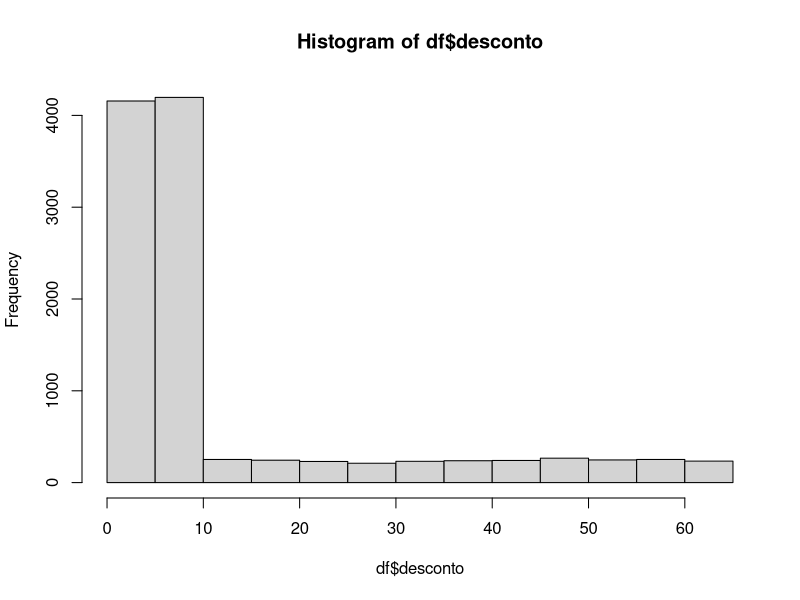
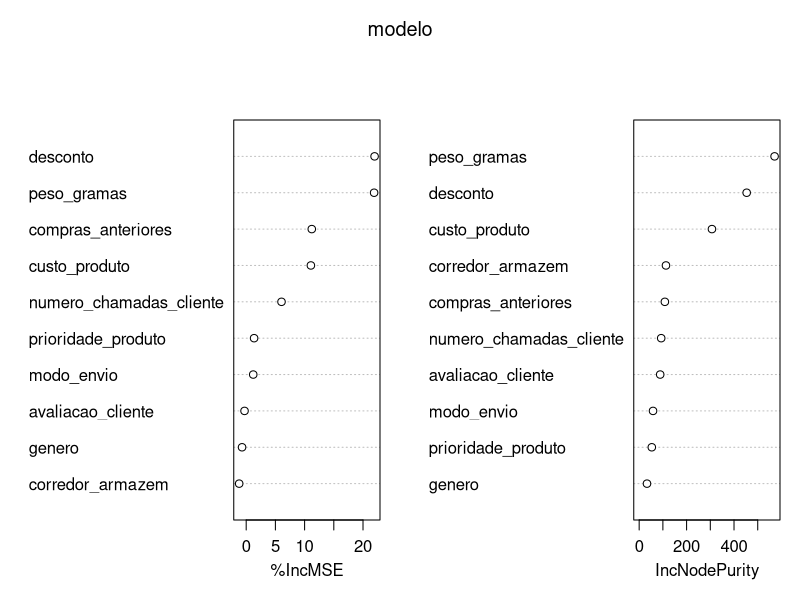
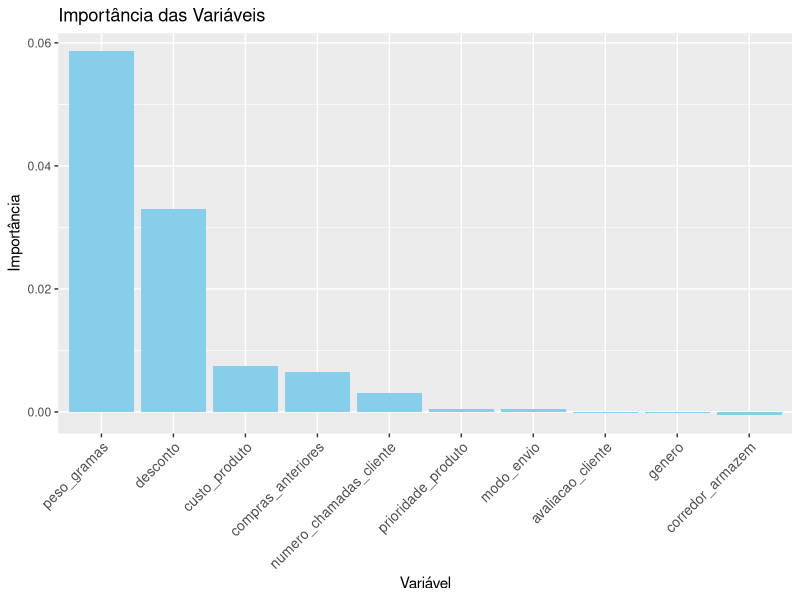
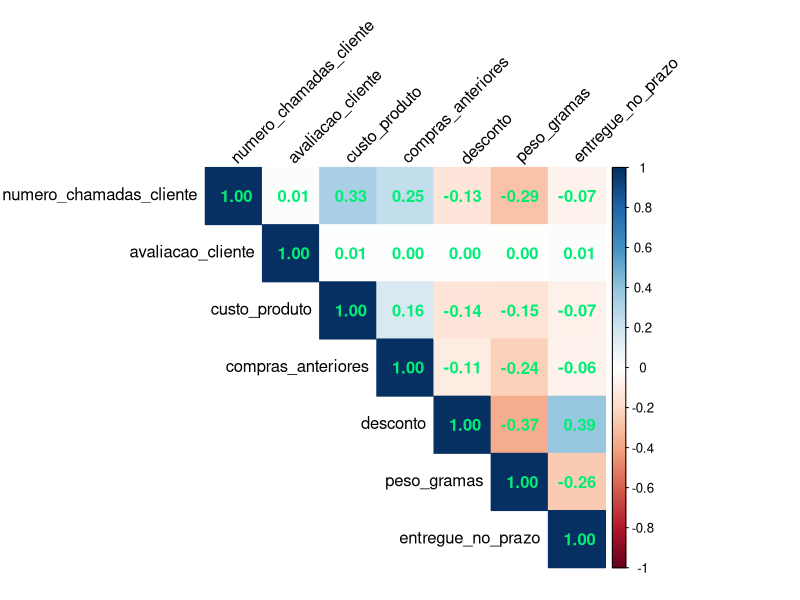
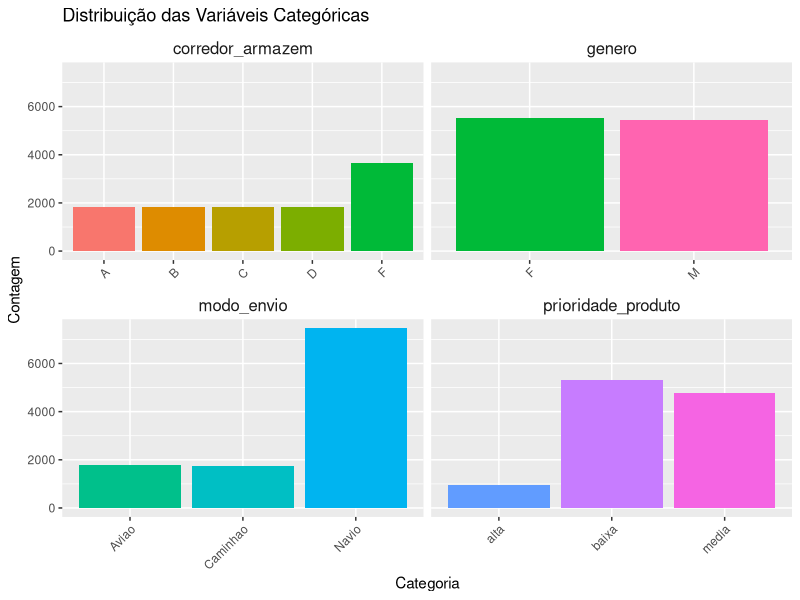
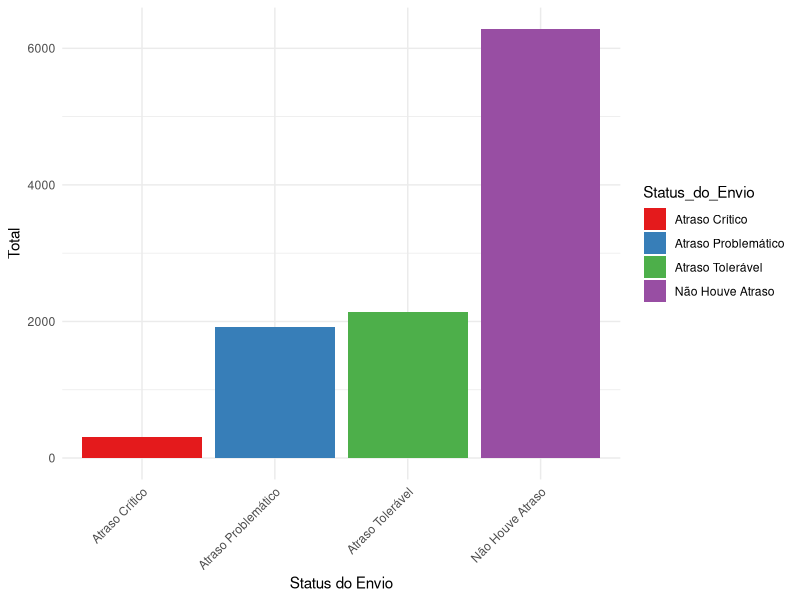
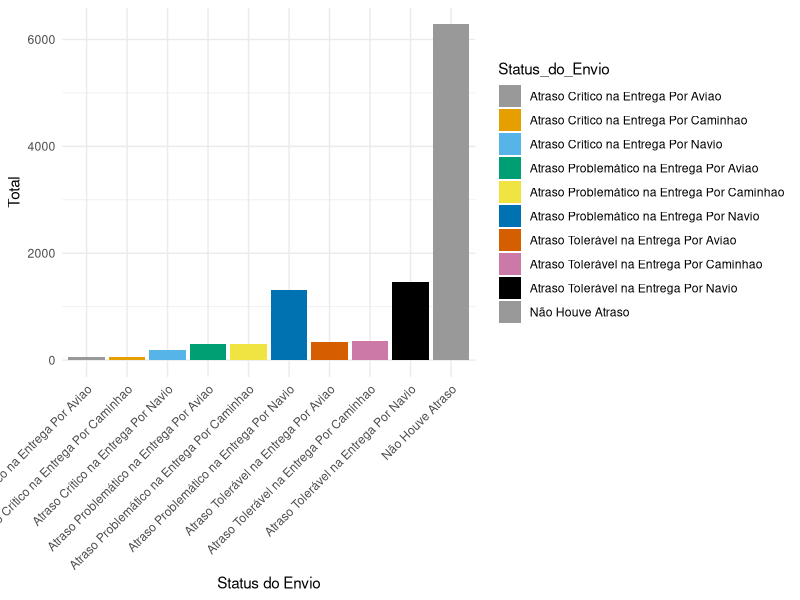
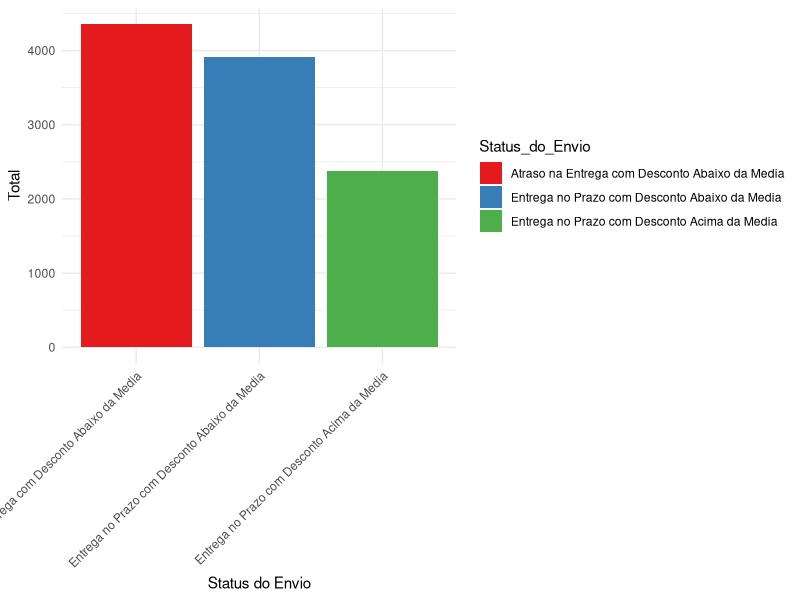

R code for these plots, in order:
####  Big Data Real-Time Analytics com Python e Spark  ####

# Configurando o diretório de trabalho
setwd("~/Desktop/DataScience/CienciaDeDados/2.Big-Data-Real-Time-Analytics-com-Python-e-Spark/5.Engenharia_de_Atributos")
getwd()



## Importando Pacotes
library(readxl)         # carregar arquivos
library(dplyr)          # manipula dados
library(tidyr)          # manipula dados (funcao pivot_longer)
library(ggplot2)        # gera gráficos
library(patchwork)      # unir gráficos
library(corrplot)       # mapa de Correlação

library(randomForest)




#############################             Estudo de Caso             #############################


####  Engenharia de Atributos Para E-Commerce Analytics



### Objetivo:

# - Este Estudo de Caso é uma continuação do trabalho iniciado no capítulo anterior.

# - Agora aplicaremos Engenharia de Atributos.O objetivo é analisar os dados por diferentes perspectivas e criar novas variáveis que ajudem a compreender o 
#   comportamento da variável alvo, em nosso caso se um produto será enviado com atraso ou não.

# - Todo  o  Estudo  de  Caso  é  no  contexto  de  um  problema  de  negócio  em  E-Commerce Analytics.


  
### Definição do Problema

# - Uma empresa internacional de comércio eletrônico (E-commerce) que vende produtos eletrônicos deseja descobrir informações importantes de seu banco de dados
#   de clientes.

# - Os produtos ficam armazenados em um armazém na sede da empresa. Após concluir a compra no web site da empresa, o cliente recebe o produto em casa, em qualquer 
#   parte do mundo. Os produtos são enviados de Navio, Avião ou Caminhão, dependendo da região de entrega.

# - Em cada compra o cliente pode receber um desconto dependendo do peso do produto comprado. Cada cliente pode fazer chamadas ao suporte da empresa no caso de 
#   dúvidas ou problemas e após receber o produto o cliente pode deixar uma avaliação sobre a experiência de compra. O único dado pessoal sobre o cliente que está
#   disponível é o gênero.

# - Nosso trabalho neste Estudo de Caso é explorar os dados, compreender como estão organizados, detectar eventuais problemas e analisar os dados por diferentes
#   perspectivas.

# Trabalharemos com dados fictícios que representam dados reais de uma empresa de E-Commerce. Os dados estão disponíveis na pasta "dados".




#### Carregando os Dados
df <- data.frame(read.csv2("dados/dataset.csv", sep = ","))
head(df)

## Realizando Análise Inicial (Sumário Estatístico, Veriricação de Valores NA, '' e especiais)

analise_inicial <- function(dataframe_recebido) {  # para encotrar linhas com caracter especial, vá para o fim do script
  # Sumário
  cat("\n\n####  DIMENSÕES  ####\n\n")
  print(dim(dataframe_recebido))
  cat("\n\n\n####  INFO  ####\n\n")
  print(str(dataframe_recebido))
  cat("\n\n\n####  SUMÁRIO  ####\n\n")
  print(summary(dataframe_recebido))
  cat("\n\n\n####  VERIFICANDO QTD DE LINHAS DUPLICADAS  ####\n\n")
  print(sum(duplicated(dataframe_recebido)))
  cat("\n\n\n####  VERIFICANDO VALORES NA  ####\n\n")
  valores_na <- colSums(is.na(dataframe_recebido))
  if(any(valores_na > 0)) {
    cat("\n-> Colunas com valores NA:\n\n")
    print(valores_na[valores_na > 0])
  } else {
    cat("\n-> Não foram encontrados valores NA.\n")
  }
  cat("\n\n\n####  VERIFICANDO VALORES VAZIOS ''  ####\n\n")
  valores_vazios <- sapply(dataframe_recebido, function(x) sum(x == ""))
  if(any(valores_vazios > 0)) {
    cat("\n-> Colunas com valores vazios \"\":\n\n")
    print(valores_vazios[valores_vazios > 0])
  } else {
    cat("\n-> Não foram encontrados valores vazios \"\".\n")
  }
  cat("\n\n\n####  VERIFICANDO VALORES COM CARACTERES ESPECIAIS  ####\n\n")
  caracteres_especiais <- sapply(dataframe_recebido, function(x) {
    sum(sapply(x, function(y) {
      if(is.character(y) && length(y) == 1) {
        any(charToRaw(y) > 0x7E | charToRaw(y) < 0x20)
      } else {
        FALSE
      }
    }))
  })
  if(any(caracteres_especiais > 0)) {
    cat("\n-> Colunas com caracteres especiais:\n\n")
    print(caracteres_especiais[caracteres_especiais > 0])
  } else {
    cat("\n-> Não foram encontrados caracteres especiais.\n")
  }
}

analise_inicial(df)


## Modificando todas as variáveis do tipo chr para factor
df <- dplyr::mutate_if(df, is.character, as.factor)
str(df)


## Dividindo o Dataframe em Variáveis Categoricas, Variáveis Numéricas e Variável Alvo
names(df)

# Dataframe somente com as variáveis categóricas
df_categoricas <- df %>% 
  select(where(is.factor))

# Dataframe somente com as variáveis numéricas
df_numericas <- df %>% 
  select(where(is.numeric)) %>% 
  select(-ID, -entregue_no_prazo)

# Dataframe somente com a variável alvo/target "entregue_no_prazo"
df_target <- df %>%
  select(entregue_no_prazo) %>% 
  mutate(entregue_no_prazo = factor(entregue_no_prazo))




##################################    Limpeza De Dados    ################################## 


#### Tratamento de Valores ausentes

##  -> Atenção: Valor ausente significa ausência de informação e não ausência de dado!
# - O tratamento pode ser feito antes, durante ou depois da Análise Exploratória, mas idealmente deve ser feito antes da Engenharia de Atributos.
#   Mas fique atento: a Engenharia de Atributos e o Pré-Processamento podem gerar valores ausentes, o que precisa ser tratado.

analise_inicial(df)

colSums(is.na(df))

# -> Não foi constatado dados ausentes.





#### Tratamento de Valores Duplicados

##  -> Atenção: Valores duplicados significam duplicidade dos dados em toda a linha (todo o registro).
# - O tratamento pode ser feito antes, durante ou depois da Análise Exploratória, mas idealmente deve ser feito antes da Engenharia de Atributos.

sum(duplicated(df))





#### Tratamento de Valores Outliers


## Tratando Uma Variável Específica "desconto" (depois tratamos todas de uma vez)

# Verificando Média e Desvio Padrão
df_desconto <- df %>% 
  select(desconto) %>% 
  summarise(Media = mean(desconto),
            Desvio_Padrao = sd(desconto))
df_desconto

# Histograma
hist(df$desconto)

# Calcula os limites superior e inferior
# (Um valor outlier é aquele que está abaixo do limite inferior ou acima do limite superior)

limite_superior = df_desconto$Media + 3 * df_desconto$Desvio_Padrao
cat("Limite superior:", limite_superior)
limite_inferior = df_desconto$Media - 3 * df_desconto$Desvio_Padrao
cat("Limite inferior:", limite_inferior)

# Filtra o dataframe removendo os registros com outliers na coluna desconto
dim(df)
df <- df %>%
  filter(desconto > limite_inferior & desconto < limite_superior)
dim(df)


## Tratando Todas as Variáveis Numéricas (exceto desconto)

# Nomes das colunas numéricas de interesse
nums2 <- c("numero_chamadas_cliente", 
           "avaliacao_cliente", 
           "compras_anteriores", 
           "custo_produto", 
           "peso_gramas")

# Calculando z-scores e removendo outliers
df_filtrado <- df %>%
  # Calcula o z-score para cada coluna numérica
  mutate(across(all_of(nums2), list(z = ~ (.-mean(.))/sd(.)), .names = "{.col}_zscore")) %>%         # " across(where(is.numeric) " - (todas var numéricas)
  # Filtra linhas removendo outliers (qualquer z-score fora de [-3, 3])
  filter(if_all(ends_with("zscore"), ~ abs(.) < 3)) %>%
  # Remove as colunas de z-score adicionadas anteriormente
  select(-ends_with("zscore"))

# Comparando as dimensões antes e depois do filtro
cat("Dimensões do DataFrame antes do filtro: ", dim(df), "\n")
cat("Dimensões do DataFrame após filtrar outliers: ", dim(df_filtrado), "\n")

df <- df_filtrado

rm(limite_inferior, limite_superior, nums2, df_filtrado)





#### Feature Selection

##  -> Atenção: Aqui tomamos as decisões sobre quais variáveis serão usadas na Engenharia de Atributos.


# Removendo variável ID
df_sem_ID <- df[, !names(df) %in% c("ID")]


## Utilizando modelo randomForest para o método de Feature Selection

modelo <- randomForest(entregue_no_prazo ~ ., 
                       data = df_sem_ID, 
                       ntree = 100, nodesize = 10, importance = T)

# Visualizando por números
print(modelo$importance)

# Visualizando por Gráficos
varImpPlot(modelo)

importancia_ordenada <- modelo$importance[order(-modelo$importance[, 1]), , drop = FALSE] 
df_importancia <- data.frame(
  Variavel = rownames(importancia_ordenada),
  Importancia = importancia_ordenada[, 1]
)
ggplot(df_importancia, aes(x = reorder(Variavel, -Importancia), y = Importancia)) +
  geom_bar(stat = "identity", fill = "skyblue") +
  labs(title = "Importância das Variáveis", x = "Variável", y = "Importância") +
  theme(axis.text.x = element_text(angle = 45, hjust = 1, vjust = 1, size = 10))

rm(modelo, importancia_ordenada, df_importancia, df_sem_ID)


# -> Com base nos gráficos seriam eliminadasas variáveis modo_envio, genero, prioridade_produto e avaliacao_cliente


### Aplicando Feature Selection separadamente nas Variáveis NUméricas (correlação) e Variáveis Categóricas (gráficos)


## Variáveis Numéricas (correlação)
df_cor <- df %>% 
  select(-ID, -corredor_armazem, -modo_envio, -prioridade_produto, -genero)

corrplot(cor(df_cor),
         method = "color",
         type = "upper",
         addCoef.col = 'springgreen2',
         tl.col = "black",
         tl.srt = 45)
rm(df_cor)

# -> Com base no critério de de que as variáveis que ultrapassaram o limite (+/- 0,05) na correlação com varíavel alvo/target (entregue_no_prazo) serão
#    escolhidos para serem processados na Engenharia de Atributos, nesse caso foram as escolhidas as variáveis:
#    numero_chamadas_cliente, custo_produto, compras_anteriores, desconto e peso_gramas


## Variáveis Categóricas (gráficos de barras)

# Gerando Gráficos
df_long <- df_categoricas %>%
  pivot_longer(cols = everything(), names_to = "Variavel", values_to = "Categoria")

ggplot(df_long, aes(x = Categoria, fill = Categoria)) +
  geom_bar() +
  facet_wrap(~ Variavel, scales = "free_x", nrow = 2) +
  labs(title = "Distribuição das Variáveis Categóricas") +
  theme(axis.text.x = element_text(angle = 45, hjust = 1, vjust = 1),
        legend.position = "none",
        strip.background = element_blank(),
        strip.text.x = element_text(size = 12)) +
  xlab("Categoria") +
  ylab("Contagem") +
  guides(fill=guide_legend(title="Categoria")) # Adiciona a legenda de volta, se necessário

rm(df_long)

# -> Com base nos gráficos percebe-se que a variável genêro está praticamente balancedada, desta forma ela não impactaria no resultado final.


# -> Para ficar igual ao curso seriam ELIMINADAS as variáveis "avaliacao_cliente" e "genero"





### Obs: Como as tarefas a seguir são complexas, demonstraremos apenas como algumas colunas. Fique à vontade para refazer a Engenharia de Atributos 
###      usando todas as colunas selecionadas conforme regras definidas acima.





#### Feature Extraction (criando novas variáveis)

## -> ATENÇÃO: Aqui fazemos a extração de novas variáveis a partir da informação contida em outras variáveis.


# Criando uma cópia
df_eng <- df %>% select(-ID)
str(df_eng)
names(df_eng)



## Utilizando as variáveis prioridade_produto e entregue_no_prazo

# Criando uma Nova Variável com a Performance de Envio do Produto Por Prioridade do Produto

# -> Todo atraso no envio dos produtos é igual, ou seja, tem a mesma proporção? A prioridade de envio dos produtos gera mais ou menos atrasos?
# -> Criaremos uma nova variável que representa a performance do envio do produto com base na seguinte regra de negócio (levels):
  
# Se a prioridade do produto era alta e houve atraso no envio, o atraso é crítico.
# Se a prioridade do produto era média e houve atraso no envio, o atraso é problemático.
# Se a prioridade do produto era baixa e houve atraso no envio, o atraso é tolerável.
# Outra opção significa que o envio foi feito no prazo e não apresenta problema.


# Criando nova coluna "performance_prioridade_envio" e preenchendo com valores NA
df_eng$performance_prioridade_envio <- NA

# Alimentando nova coluna
df_eng$performance_prioridade_envio <- ifelse(
  df_eng$prioridade_produto == 'alta' & df_eng$entregue_no_prazo == 0, "Atraso Crítico",
  ifelse(
    df_eng$prioridade_produto == 'media' & df_eng$entregue_no_prazo == 0, "Atraso Problemático",
    ifelse(
      df_eng$prioridade_produto == 'baixa' & df_eng$entregue_no_prazo == 0, "Atraso Tolerável",
      "Não Houve Atraso"
    )
  )
)
df_eng$performance_prioridade_envio <- as.factor(df_eng$performance_prioridade_envio)

# Visualizando
summary(df_eng$performance_prioridade_envio)



## Criando um novo DataFrame de Análise para a nova variável performance_prioridade_envio

# Gerando um dataframe com as análises
df_report1 <- df_eng %>% 
  group_by(performance_prioridade_envio, entregue_no_prazo) %>% 
  summarise(contagem = n(), .groups = "drop") %>% 
  as.data.frame()
df_report1

# Aplicando Pivot ("girando os dados", transformando linhas em colunas e colunas em linhas)
df_report1 <- df_report1 %>%
  pivot_wider(names_from = entregue_no_prazo, 
              values_from = contagem) %>% 
  as.data.frame()
df_report1

# Renomenado Colunas
names(df_report1) <- c('Status_do_Envio', 'Total_Atraso', 'Total_no_Prazo')
df_report1

# Substituindo NA por zero
df_report1 <- df_report1 %>%
  mutate(Total_Atraso = if_else(is.na(Total_Atraso), 0, Total_Atraso),
         Total_no_Prazo = if_else(is.na(Total_no_Prazo), 0, Total_no_Prazo))

# Concatenando as colunas "Total Atraso" e "Total no Prazo" para criar uma nova coluna "Total" e remove as colunas "Total Atraso" e "Total no Prazo"
df_report1 <- df_report1 %>%
  mutate(Total = Total_Atraso + Total_no_Prazo) %>% 
  select(-Total_Atraso, -Total_no_Prazo) %>% 
  as.data.frame()
df_report1
str(df_report1)

# Gráfico de Barras
ggplot(df_report1, aes(x = Status_do_Envio, y = Total, fill = Status_do_Envio)) +
  geom_col() +  # Usamos geom_col() para valores pré-tabulados
  labs(x = "Status do Envio", y = "Total") +
  theme_minimal() +
  theme(axis.text.x = element_text(angle = 45, hjust = 1)) +
  scale_fill_brewer(palette = "Set1")  # Usando uma paleta de cores para valores discretos




## Utilizando as variáveis modo_envio, prioridade_produto e entregue_no_prazo

# Criando uma Nova Variável com a Performance de Envio do Produto Por Modo de Envio e Prioridade do Produto

#  -> O modo de envio dos produtos associado à proridade de envio dos produtos, tem impacto no atraso dos produtos?
#  -> Criaremos uma nova variável que representa a performance da variável alvo **entregue_no_prazo** por **modo_envio** e **prioridade_poduto** com base 
#     nas seguintes regras de negócio:

# Se a prioridade do produto era alta, o modo de envio era Navio e houve atraso no envio, o atraso é crítico por Navio.
# Se a prioridade do produto era média, o modo de envio era Navio e houve atraso no envio, o atraso é problemático por Navio.
# Se a prioridade do produto era baixa, o modo de envio era Navio e houve atraso no envio, o atraso é tolerável por Navio.
# Se a prioridade do produto era alta, o modo de envio era Aviao e houve atraso no envio, o atraso é crítico por Aviao.
# Se a prioridade do produto era média, o modo de envio era Aviao e houve atraso no envio, o atraso é problemático por Aviao.
# Se a prioridade do produto era baixa, o modo de envio era Aviao e houve atraso no envio, o atraso é tolerável por Aviao.
# Se a prioridade do produto era alta, o modo de envio era Caminhao e houve atraso no envio, o atraso é crítico por Caminhao.
# Se a prioridade do produto era média, o modo de envio era Caminhao e houve atraso no envio, o atraso é problemático por Caminhao.
# Se a prioridade do produto era baixa, o modo de envio era Caminhao e houve atraso no envio, o atraso é tolerável por Caminhao.
# Outra opção significa que o envio foi feito no prazo e não apresenta problema.


# Criando nova coluna "performance_modo_envio" e preenchendo com valores NA
df_eng$performance_modo_envio <- NA

# Alimentando nova coluna
df_eng <- df_eng %>%
  mutate(performance_modo_envio = case_when(
    prioridade_produto == 'alta' & modo_envio == 'Navio' & entregue_no_prazo == 0 ~ "Atraso Crítico na Entrega Por Navio",
    prioridade_produto == 'media' & modo_envio == 'Navio' & entregue_no_prazo == 0 ~ "Atraso Problemático na Entrega Por Navio",
    prioridade_produto == 'baixa' & modo_envio == 'Navio' & entregue_no_prazo == 0 ~ "Atraso Tolerável na Entrega Por Navio",
    prioridade_produto == 'alta' & modo_envio == 'Aviao' & entregue_no_prazo == 0 ~ "Atraso Crítico na Entrega Por Aviao",
    prioridade_produto == 'media' & modo_envio == 'Aviao' & entregue_no_prazo == 0 ~ "Atraso Problemático na Entrega Por Aviao",
    prioridade_produto == 'baixa' & modo_envio == 'Aviao' & entregue_no_prazo == 0 ~ "Atraso Tolerável na Entrega Por Aviao",
    prioridade_produto == 'alta' & modo_envio == 'Caminhao' & entregue_no_prazo == 0 ~ "Atraso Crítico na Entrega Por Caminhao",
    prioridade_produto == 'media' & modo_envio == 'Caminhao' & entregue_no_prazo == 0 ~ "Atraso Problemático na Entrega Por Caminhao",
    prioridade_produto == 'baixa' & modo_envio == 'Caminhao' & entregue_no_prazo == 0 ~ "Atraso Tolerável na Entrega Por Caminhao",
    TRUE ~ "Não Houve Atraso"
  ))
df_eng$performance_modo_envio <- as.factor(df_eng$performance_modo_envio)

# Visualizando
summary(df_eng$performance_modo_envio)


## Criando um novo DataFrame de Análise para a nova variável performance_modo_envio

# Gerando um dataframe com as análises
df_report2 <- df_eng %>% 
  group_by(performance_modo_envio, entregue_no_prazo) %>% 
  summarise(contagem = n(), .groups = "drop") %>% 
  as.data.frame()
df_report2

# Aplicando Pivot ("girando os dados", transformando linhas em colunas e colunas em linhas)
df_report2 <- df_report2 %>%
  pivot_wider(names_from = entregue_no_prazo, 
              values_from = contagem) %>% 
  as.data.frame()
df_report2

# Renomenado Colunas
names(df_report2) <- c('Status_do_Envio', 'Total_Atraso', 'Total_no_Prazo')
df_report2

# Substituindo NA por zero
df_report2 <- df_report2 %>%
  mutate(Total_Atraso = if_else(is.na(Total_Atraso), 0, Total_Atraso),
         Total_no_Prazo = if_else(is.na(Total_no_Prazo), 0, Total_no_Prazo))

# Concatenando as colunas "Total Atraso" e "Total no Prazo" para criar uma nova coluna "Total" e remove as colunas "Total Atraso" e "Total no Prazo"
df_report2 <- df_report2 %>%
  mutate(Total = Total_Atraso + Total_no_Prazo) %>% 
  select(-Total_Atraso, -Total_no_Prazo) %>% 
  as.data.frame()
df_report2
str(df_report2)

# Gráfico de Barras
ggplot(df_report2, aes(x = Status_do_Envio, y = Total, fill = Status_do_Envio)) +
  geom_col() +
  labs(x = "Status do Envio", y = "Total") +
  theme_minimal() +
  theme(axis.text.x = element_text(angle = 45, hjust = 1)) +
  scale_fill_manual(values = rep(c("#999999", "#E69F00", "#56B4E9", "#009E73", "#F0E442", "#0072B2", "#D55E00", "#CC79A7", "#000000"),
                                 length.out = length(unique(df_report2$Status_do_Envio))))



## Utilizando as variáveis desconto e entregue_no_prazo

# Criando Novas Variáveis com a Performance de Envio dos Produtos Considerando os Descontos

#  -> Há diferença na performance de envio dos produtos quando o produto recebe algum tipo de desconto?
#  -> Criaremos duas novas variáveis.

#  -> A primeira variávei será faixa_desconto e será criada usando dados da variável desconto.
#  -> A segunda variável será performance_faixa_desconto e será criada usando dados da nova variável faixa_desocnto e entregue_no_prazo
#  -> Criaremos as duas novas variáveis com base na seguinte regra de negócio:
  
##  Variável 1 - faixa_desconto

# Desconto acima ou igual à média
# Desconto abaixo da média

## Variável 2 - performance_faixa_desconto

# Se a faixa de desconto foi acima ou igual à média e houve atraso na entrega = "Atraso na Entrega com Desconto Acima da Média"
# Se a faixa de desconto foi acima ou igual à e não houve atraso na entrega = "Entrega no Prazo com Desconto Acima da Média"
# Se a faixa de desconto foi abaixo da média e houve atraso na entrega = "Atraso na Entrega com Desconto Abaixo da Média"
# Se a faixa de desconto foi abaixo da média e não houve atraso na entrega = "Entrega no Prazo com Desconto Abaixo da Média"



# Criando nova coluna "faixa_desconto" e preenchendo com valores NA
df_eng$faixa_desconto <- NA

# Alimentando nova coluna
df_eng$faixa_desconto <- ifelse(
  df_eng$desconto >= 12, "Desconto Acima da Média", "Desconto Abaixo da Média"
)
df_eng$faixa_desconto <- as.factor(df_eng$faixa_desconto)

# Visualizando
summary(df_eng$faixa_desconto)


# Criando nova coluna "performance_faixa_desconto" e preenchendo com valores NA
df_eng$performance_faixa_desconto <- NA

# Alimentando nova coluna
df_eng <- df_eng %>% 
  mutate(performance_faixa_desconto = case_when(
    faixa_desconto == "Desconto Acima da Média" & entregue_no_prazo == 0 ~ "Atraso na Entrega com Desconto Acima da Media",
    faixa_desconto == "Desconto Abaixo da Média" & entregue_no_prazo == 0 ~ "Atraso na Entrega com Desconto Abaixo da Media",
    faixa_desconto == "Desconto Acima da Média" & entregue_no_prazo == 1 ~ "Entrega no Prazo com Desconto Acima da Media",
    faixa_desconto == "Desconto Abaixo da Média" & entregue_no_prazo == 1 ~ "Entrega no Prazo com Desconto Abaixo da Media",
    TRUE ~ NA
  ))
df_eng$performance_faixa_desconto <- as.factor(df_eng$performance_faixa_desconto)

# Visualizando
summary(df_eng$performance_faixa_desconto)


## Criando um novo DataFrame de Análise para a nova variável performance_modo_envio

# Gerando um dataframe com as análises
df_report3 <- df_eng %>% 
  group_by(performance_faixa_desconto, entregue_no_prazo) %>% 
  summarise(contagem = n(), .groups = "drop") %>% 
  as.data.frame()
df_report3

# Aplicando Pivot ("girando os dados", transformando linhas em colunas e colunas em linhas)
df_report3 <- df_report3 %>%
  pivot_wider(names_from = entregue_no_prazo, 
              values_from = contagem) %>% 
  as.data.frame()
df_report3

# Renomenado Colunas
names(df_report3) <- c('Status_do_Envio', 'Total_Atraso', 'Total_no_Prazo')
df_report3

# Substituindo NA por zero
df_report3 <- df_report3 %>%
  mutate(Total_Atraso = if_else(is.na(Total_Atraso), 0, Total_Atraso),
         Total_no_Prazo = if_else(is.na(Total_no_Prazo), 0, Total_no_Prazo))

# Concatenando as colunas "Total Atraso" e "Total no Prazo" para criar uma nova coluna "Total" e remove as colunas "Total Atraso" e "Total no Prazo"
df_report3 <- df_report3 %>%
  mutate(Total = Total_Atraso + Total_no_Prazo) %>% 
  select(-Total_Atraso, -Total_no_Prazo) %>% 
  as.data.frame()
df_report3
str(df_report3)

# Gráfico de Barras
ggplot(df_report3, aes(x = Status_do_Envio, y = Total, fill = Status_do_Envio)) +
  geom_col() +  # Usamos geom_col() para valores pré-tabulados
  labs(x = "Status do Envio", y = "Total") +
  theme_minimal() +
  theme(axis.text.x = element_text(angle = 45, hjust = 1)) +
  scale_fill_brewer(palette = "Set1")  # Usando uma paleta de cores para valores discretos



## Salvando o dataset
write.csv(df_eng, "dados/df_eng.csv", row.names = FALSE)

